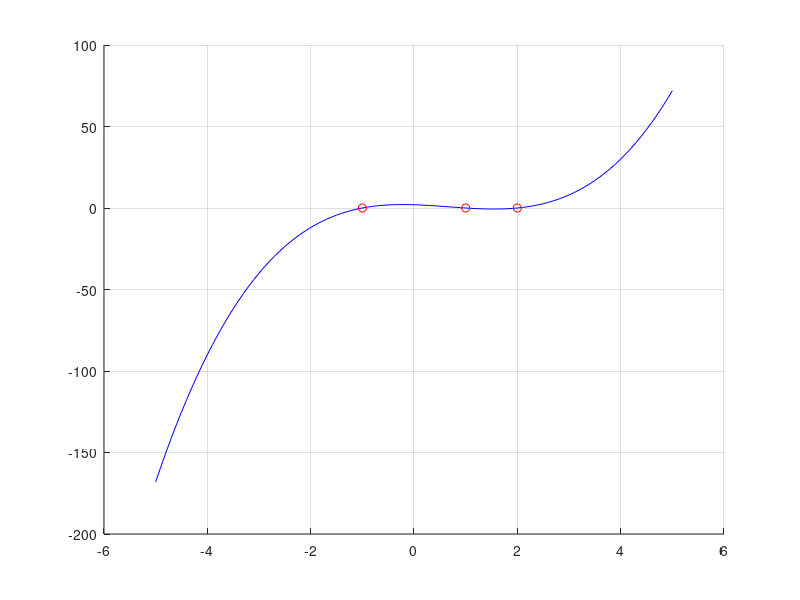

MATLAB code to generate this figure: (Note: this script raises an error after producing the figure.)
clear
x = -5:0.1:5;
f = [3 -4 -1];
F = polyint(f);
F(length(F)) = 2;
A = polyval(F,x);
r = roots(F);
figure
hold on
plot(x,A,'b');
plot(r,0,'or');
grid on
hold off
%%
clear
syms x;
f = exp(2*x) + 3*x*x;
df = diff(f);
F = int(f);
G = int(F);
F = F - subs(F,x,1) + 3;
G = G - subs(G,x,2) + 1;
p1 = double(subs(f,x,12:0.1:15));
p2 = double(subs(df,x,12:0.1:15));
p3 = double(subs(F,x,12:0.1:15));
p4 = double(subs(G,x,12:0.1:15));
figure
hold on
plot(12:0.1:15,p1,'r');
plot(12:0.1:15,p2,'g');
plot(12:0.1:15,p3,'b');
plot(12:0.1:15,p4,'k');
legend('f(x)','df(x)/dx','F(x)','G(x)');
hold off
%%
clear
t=1:0.1:2;
y(1) = 5;
for i = 2:length(t)
    y(i) = y(i-1) + (2*(t(i-1)) - 3*(y(i-1)) + 1)*0.1;
end
disp(['       x  ','       y']);
disp([t',y']);